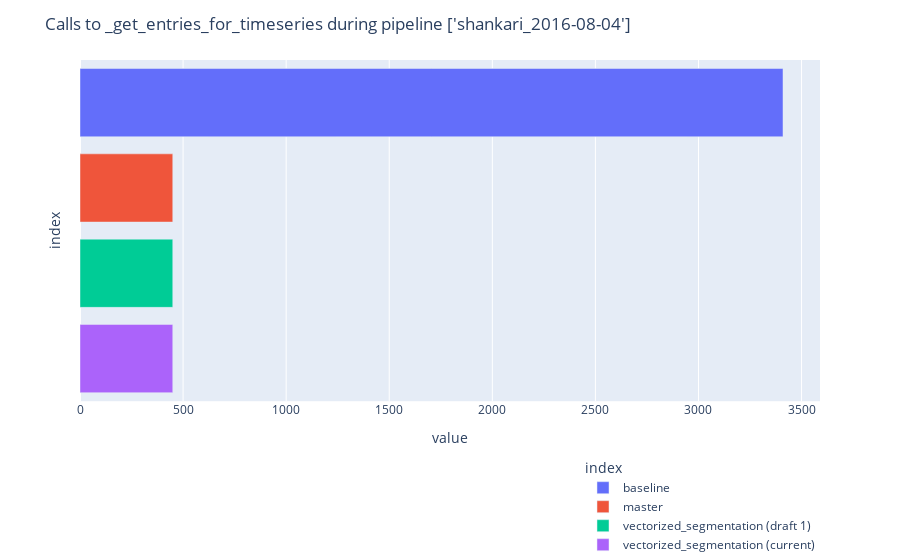

The cell this chart's notebook holds for it:
### Code cell
db_calls_df = pipeline_stats_df[
    pipeline_stats_df['name'] == 'get_entries_for_timeseries'
]
db_calls_counts_df = db_calls_df['branch'].value_counts(sort=False)

fig = px.bar(
    db_calls_counts_df,
    color=db_calls_counts_df.index,
    orientation="h",
)
fig.update_layout(
    title=f"Calls to _get_entries_for_timeseries during pipeline {DAYS}",
    barmode='group',
    yaxis=dict(showticklabels=False),
    legend=dict(yref="container", xanchor="right", x=1, y=0),
)
fig.show()

### Figure 1 — Plotly figure (JSON) as saved in the notebook; plotly's stock layout.template omitted (floating-point values rounded to 4 significant figures)
{"data": [{"hovertemplate": "index=%{y}<br>value=%{x}<extra></extra>", "legendgroup": "baseline", "marker": {"color": "#636efa", "pattern": {"shape": ""}}, "name": "baseline", "orientation": "h", "showlegend": true, "textposition": "auto", "type": "bar", "x": [3410], "xaxis": "x", "y": ["baseline"], "yaxis": "y"}, {"hovertemplate": "index=%{y}<br>value=%{x}<extra></extra>", "legendgroup": "master", "marker": {"color": "#EF553B", "pattern": {"shape": ""}}, "name": "master", "orientation": "h", "showlegend": true, "textposition": "auto", "type": "bar", "x": [450], "xaxis": "x", "y": ["master"], "yaxis": "y"}, {"hovertemplate": "index=%{y}<br>value=%{x}<extra></extra>", "legendgroup": "vectorized_segmentation (draft 1)", "marker": {"color": "#00cc96", "pattern": {"shape": ""}}, "name": "vectorized_segmentation (draft 1)", "orientation": "h", "showlegend": true, "textposition": "auto", "type": "bar", "x": [450], "xaxis": "x", "y": ["vectorized_segmentation (draft 1)"], "yaxis": "y"}, {"hovertemplate": "index=%{y}<br>value=%{x}<extra></extra>", "legendgroup": "vectorized_segmentation (current)", "marker": {"color": "#ab63fa", "pattern": {"shape": ""}}, "name": "vectorized_segmentation (current)", "orientation": "h", "showlegend": true, "textposition": "auto", "type": "bar", "x": [450], "xaxis": "x", "y": ["vectorized_segmentation (current)"], "yaxis": "y"}], "layout": {"barmode": "group", "legend": {"title": {"text": "index"}, "tracegroupgap": 0, "x": 1, "xanchor": "right", "y": 0, "yref": "container"}, "margin": {"t": 60}, "title": {"text": "Calls to _get_entries_for_timeseries during pipeline ['shankari_2016-08-04']"}, "xaxis": {"anchor": "y", "domain": [0, 1], "title": {"text": "value"}}, "yaxis": {"anchor": "x", "categoryarray": ["vectorized_segmentation (current)", "vectorized_segmentation (draft 1)", "master", "baseline"], "categoryorder": "array", "domain": [0, 1], "showticklabels": false, "title": {"text": "index"}}}}
